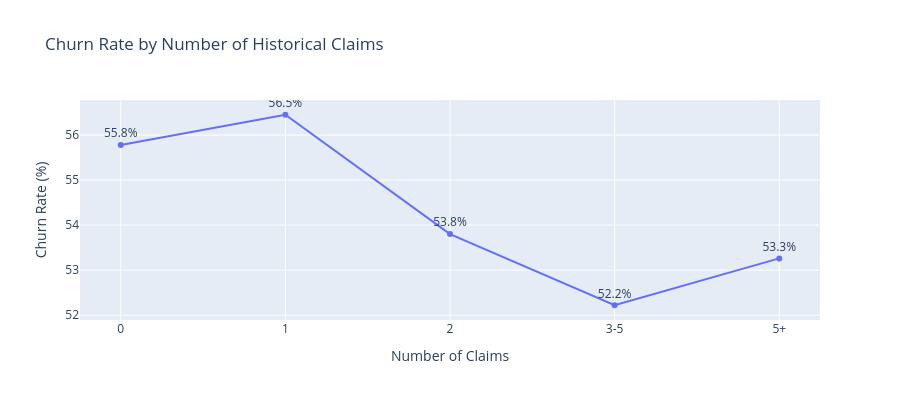

The cell this chart's notebook holds for it:
### Markdown cell above
## Chart 7: Churn rate by N_claims_history buckets

### Code cell
if 'N_claims_history' in df.columns:
    df['claims_bucket'] = pd.cut(df['N_claims_history'], bins=[0,1,2,3,5,50], labels=['0','1','2','3-5','5+'], right=False)
    churn_claims = df.groupby('claims_bucket')['Churn'].mean().reset_index()
    churn_claims['Churn_Pct'] = (churn_claims['Churn'] * 100).round(2)
    fig7 = px.line(churn_claims, x='claims_bucket', y='Churn_Pct',
        markers=True, text='Churn_Pct',
        title='Churn Rate by Number of Historical Claims',
        labels={'claims_bucket': 'Number of Claims', 'Churn_Pct': 'Churn Rate (%)'})
    fig7.update_traces(textposition='top center', texttemplate='%{text:.1f}%')
    fig7.update_layout(height=400)
    fig7.show()

### Figure 1 — Plotly figure (JSON) as saved in the notebook; plotly's stock layout.template omitted (floating-point values rounded to 4 significant figures)
{"data": [{"hovertemplate": "Number of Claims=%{x}<br>Churn Rate (%)=%{text}<extra></extra>", "legendgroup": "", "line": {"color": "#636efa", "dash": "solid"}, "marker": {"symbol": "circle"}, "mode": "lines+markers+text", "name": "", "orientation": "v", "showlegend": false, "text": [55.78, 56.45, 53.8, 52.22, 53.26], "textposition": "top center", "texttemplate": "%{text:.1f}%", "type": "scatter", "x": ["0", "1", "2", "3-5", "5+"], "xaxis": "x", "y": [55.78, 56.45, 53.8, 52.22, 53.26], "yaxis": "y"}], "layout": {"height": 400, "legend": {"tracegroupgap": 0}, "title": {"text": "Churn Rate by Number of Historical Claims"}, "xaxis": {"anchor": "y", "domain": [0, 1], "title": {"text": "Number of Claims"}}, "yaxis": {"anchor": "x", "domain": [0, 1], "title": {"text": "Churn Rate (%)"}}}}
